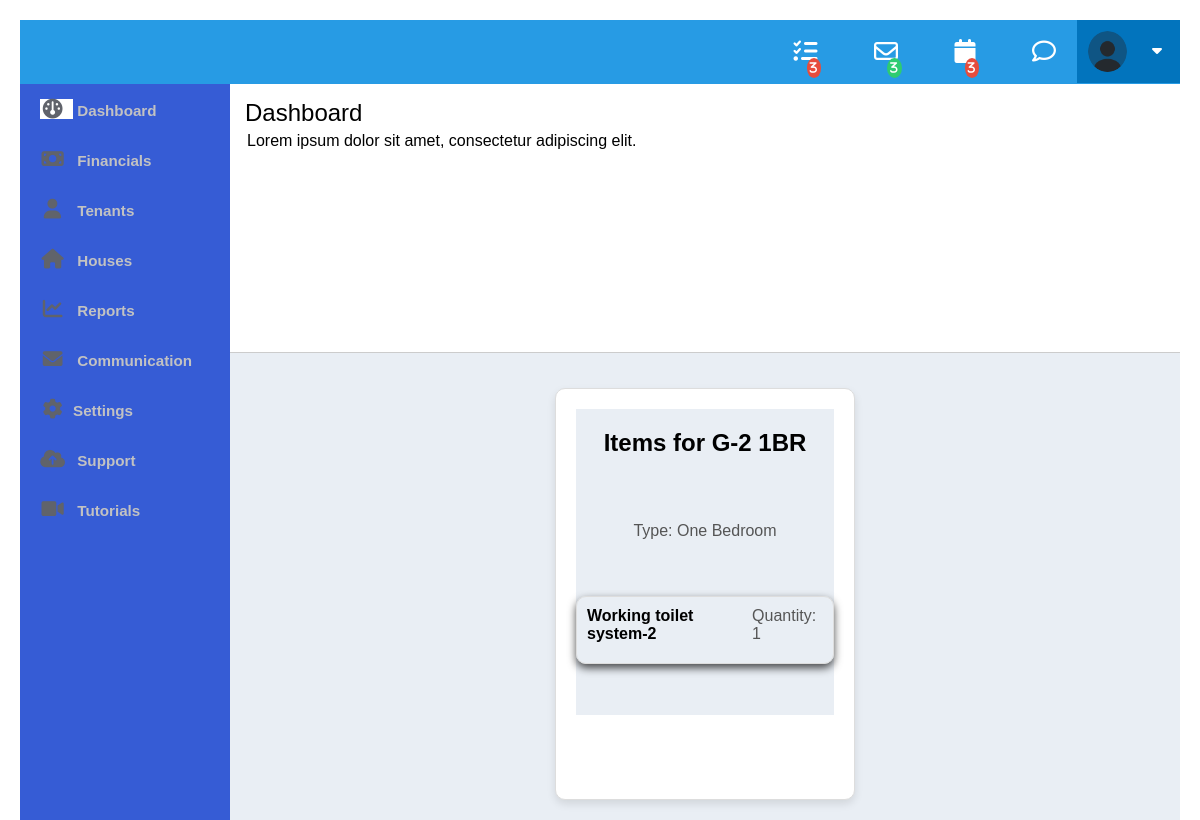
Screenshot of /house/2/items/ (signed in) with the database file from the repository.
### gaapp/models.py (models this page shows, shortened)
class House(models.Model):
    name = models.CharField(max_length=100)
    house_type = models.CharField(max_length=100, null=True, blank=True)
    is_available = models.BooleanField(default=True)
    apartment = models.ForeignKey(Apartment, on_delete=models.CASCADE, related_name='houses')
    image = models.ImageField(upload_to='house_images/', null=True, blank=True)

class Item(models.Model):
    name = models.CharField(max_length=100)
    quantity = models.PositiveIntegerField()
    house = models.ForeignKey(House, on_delete=models.CASCADE, related_name='items')

### gaapp/views.py (the view)
# urls.py: path('house/<int:house_id>/items/', views.house_items, name='house_items'),
@role_required('tenant')
def house_items(request, house_id):
    house = get_object_or_404(House, id=house_id)
    items = house.items.all()
    return render(request, 'gaapp/house_items.html', {'house': house, 'items': items})

### gaapp/templates/gaapp/house_items.html
{% extends "gaapp/base.html" %}
{% load static %}
{% block innercontent %}
<section id="content">
    <div id="header">
        <div class="header-nav">
            <div class="menu-button"></div>
            <div class="nav">
                <ul>
                    <li class="nav-settings">
                        <div class="font-icon"><i class="fa fa-tasks"></i></div>
                    </li>
                    <li class="nav-mail">
                        <div class="font-icon">
                            <i class="fa-regular fa-envelope"></i>
                        </div>
                    </li>
                    <li class="nav-calendar">
                        <div class="font-icon">
                            <i class="fa fa-calendar"></i>
                        </div>
                    </li>
                    <li class="nav-chat">
                        <div class="font-icon">
                            <i class="fa-regular fa-comment"></i>
                        </div>
                    </li>
                    <li class="nav-profile">
                        <div class="nav-profile-image">
                            <img
                                src="{% static 'images/profile-avatar.png' %}"
                                alt="profile-img"
                                alt="profile image"
                            />
                            <div class="nav-profile-name">
                                {{ tenant_username }}<i class="fa fa-caret-down"></i>
                            </div>
                        </div>
                    </li>
                </ul>
            </div>
        </div>
    </div>
    <div class="content">
        <div class="content-header">
            <h1>Dashboard</h1>
            <p>Lorem ipsum dolor sit amet, consectetur adipiscing elit.</p>
        </div>
        <div class="widget-box sample-widget">
            <div class="content">
                <h1>Items for {{ house.name }}</h1>
                <p>Type: {{ house.house_type }}</p>
                <div class="items-list">
                    {% for item in items %}
                        <div class="item">
                            <h4>{{ item.name }}</h4>
                            <p>Quantity: {{ item.quantity }}</p>
                        </div>
                    {% endfor %}
                </div>
            </div>
        </div>
    </div>
</section>
{% endblock innercontent %}

### gaapp/static/gaapp/style.css (style rules this page uses)
html, body { font-family: "Open Sans", sans-serif; height: 100%; }
body { background: #ffffff; height: 100%; }
img { max-width: 100%; }
ul { list-style: none; margin: 0; padding: 0; }
#header { float: left; width: 100%; background: #ffffff; position: relative; }
.header-nav { min-height: 64px; -webkit-box-sizing: border-box; --moz-box-sizing: border-box; box-sizing: border-box; background: #279be4; }
.menu-button { float: left; font-size: 29px; color: #ffffff; padding: 12px 19px; }
.nav ul { height: 64px; float: right; }
.nav ul li { float: left; position: relative; padding: 11px; }
.nav > ul > li:first-child { border-left: none; }
.nav ul li i { color: #ffffff; }
.header-nav { min-height: 64px; -webkit-box-sizing: border-box; -moz-box-sizing: border-box; box-sizing: border-box; background: #279be4; }
.font-icon i:after { position: relative; content: "3"; background: #e74c3c; color: #ffffff; font-size: 12px; border-radius: 50%; width: 10px; height: 10px; padding: 3px 4px 4px 3px; text-align: center; top: 12px; right: 11px; }
.font-icon { padding: 8px 10px; }
.font-icon i { font-size: 24px; }
.nav-mail .font-icon i:after { background: #2ecc71; }
.nav-profile { background: #0274bd; }
.nav-profile-image img { width: 39px; height: 41px; border-radius: 50%; float: left; }
.nav-profile-name { float: right; margin: 11px 7px 8px 14px; color: #ffffff; }
.nav-profile-name i { padding: 0 0 0 11px; }
.nav-chat i:after { display: none; }
#content { float: left; width: calc(100% - 210px); height: 100%; overflow-wrap: break-word; background: #ffffff; font-family: Raleway, sans-serif; }
.content { display: flex; flex-wrap: wrap; justify-content: center; float: left; background: #E9EEF4; width: 100%; height: calc(100% - 64px); -webkit-box-sizing: border-box; -moz-box-sizing: border-box; box-sizing: border-box; }
.content-header { background: #fff; float: left; width: 100%; margin-bottom: 15px; padding: 15px; -webkit-box-sizing: border-box; -moz-box-sizing: border-box; box-sizing: border-box; border-bottom: 1px solid #ccc; }
.content-header h1 { margin: 0; font-weight: normal; padding-bottom: 5px; }
.content-header p { margin: 0; padding-left: 2px; }
.widget-box { border: 1px solid #ddd; padding: 20px; margin: 20px; width: 300px; box-sizing: border-box; box-shadow: 0 4px 8px rgba(0, 0, 0, 0.1); border-radius: 10px; overflow: hidden; background: #fff; transition: transform 0.3s ease; }
.widget-box p { margin: 5px 0; color: #555; }
.sample-widget { max-width: 47%; }
.item { border: 1px solid #ddd; padding: 10px; margin: 10px 0; border-radius: 5px; box-shadow: 0 2px 4px rgba(0, 0, 0, 0.1); }
.item h4 { margin: 0 0 10px; }
.item p { margin: 0; }
.item { border-radius: 10px; overflow: hidden; display: flex; position: relative; box-shadow: 0 4px 8px rgba(0, 0, 0, 0.7); }

### gaapp/templates/gaapp/base.html (style rules this page uses)
body { font-family: Arial, sans-serif; margin: 20px; }

### rows the page displays
House: name "G-2 1BR", house_type "One Bedroom"
Item: name "Working toilet system-2", quantity "1"
